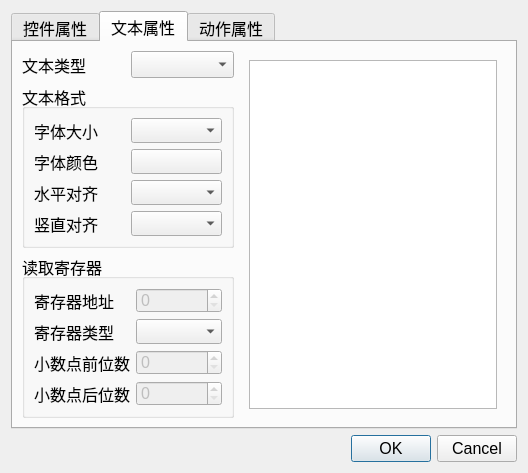
<?xml version="1.0" encoding="UTF-8"?>
<ui version="4.0">
 <class>PropertyDialog</class>
 <widget class="QDialog" name="PropertyDialog">
  <property name="windowModality">
   <enum>Qt::NonModal</enum>
  </property>
  <property name="geometry">
   <rect>
    <x>0</x>
    <y>0</y>
    <width>528</width>
    <height>464</height>
   </rect>
  </property>
  <property name="font">
   <font>
    <pointsize>14</pointsize>
   </font>
  </property>
  <property name="windowTitle">
   <string>属性编辑器</string>
  </property>
  <layout class="QVBoxLayout" name="verticalLayout">
   <item>
    <widget class="QTabWidget" name="tabwidget">
     <property name="font">
      <font>
       <pointsize>12</pointsize>
      </font>
     </property>
     <property name="currentIndex">
      <number>1</number>
     </property>
     <widget class="QWidget" name="tabBase">
      <attribute name="title">
       <string>控件属性</string>
      </attribute>
      <layout class="QGridLayout" name="gridLayout">
       <item row="1" column="0">
        <widget class="QStackedWidget" name="baseStack">
         <property name="font">
          <font>
           <pointsize>12</pointsize>
          </font>
         </property>
         <property name="currentIndex">
          <number>0</number>
         </property>
         <widget class="QWidget" name="pWidget">
          <layout class="QVBoxLayout" name="verticalLayout_4" stretch="1,3,6">
           <item>
            <layout class="QHBoxLayout" name="IdLayout">
             <item>
              <widget class="QLabel" name="label_2">
               <property name="font">
                <font>
                 <pointsize>12</pointsize>
                </font>
               </property>
               <property name="text">
                <string> 控件Id</string>
               </property>
              </widget>
             </item>
             <item>
              <widget class="QSpinBox" name="baseId">
               <property name="minimumSize">
                <size>
                 <width>0</width>
                 <height>30</height>
                </size>
               </property>
               <property name="baseSize">
                <size>
                 <width>0</width>
                 <height>0</height>
                </size>
               </property>
               <property name="font">
                <font>
                 <pointsize>12</pointsize>
                </font>
               </property>
               <property name="minimum">
                <number>1</number>
               </property>
               <property name="maximum">
                <number>1000</number>
               </property>
              </widget>
             </item>
            </layout>
           </item>
           <item>
            <widget class="QGroupBox" name="boxbase">
             <property name="font">
              <font>
               <pointsize>12</pointsize>
              </font>
             </property>
             <property name="title">
              <string>基础属性</string>
             </property>
             <layout class="QGridLayout" name="gridLayout_2">
              <item row="1" column="0">
               <widget class="QLabel" name="label_3">
                <property name="font">
                 <font>
                  <pointsize>12</pointsize>
                 </font>
                </property>
                <property name="text">
                 <string>背景颜色</string>
                </property>
               </widget>
              </item>
              <item row="1" column="1">
               <widget class="QPushButton" name="baseBkColor">
                <property name="minimumSize">
                 <size>
                  <width>0</width>
                  <height>30</height>
                 </size>
                </property>
                <property name="font">
                 <font>
                  <pointsize>12</pointsize>
                 </font>
                </property>
                <property name="text">
                 <string/>
                </property>
               </widget>
              </item>
             </layout>
            </widget>
           </item>
           <item>
            <widget class="QGroupBox" name="boxWrite">
             <property name="font">
              <font>
               <pointsize>12</pointsize>
              </font>
             </property>
             <property name="title">
              <string>写入寄存器</string>
             </property>
             <layout class="QGridLayout" name="gridLayout_6">
              <item row="6" column="1">
               <widget class="QSpinBox" name="writeValue">
                <property name="minimumSize">
                 <size>
                  <width>0</width>
                  <height>30</height>
                 </size>
                </property>
                <property name="font">
                 <font>
                  <pointsize>12</pointsize>
                 </font>
                </property>
                <property name="minimum">
                 <number>-100</number>
                </property>
               </widget>
              </item>
              <item row="6" column="0">
               <widget class="QComboBox" name="writeValueType">
                <property name="minimumSize">
                 <size>
                  <width>0</width>
                  <height>30</height>
                 </size>
                </property>
                <property name="font">
                 <font>
                  <pointsize>12</pointsize>
                 </font>
                </property>
               </widget>
              </item>
              <item row="2" column="0">
               <widget class="QLabel" name="label_7">
                <property name="font">
                 <font>
                  <pointsize>12</pointsize>
                 </font>
                </property>
                <property name="text">
                 <string>位地址     00-15</string>
                </property>
               </widget>
              </item>
              <item row="1" column="0">
               <widget class="QLabel" name="label_6">
                <property name="font">
                 <font>
                  <pointsize>12</pointsize>
                 </font>
                </property>
                <property name="text">
                 <string>寄存器地址 0000-FFFF</string>
                </property>
               </widget>
              </item>
              <item row="1" column="1">
               <widget class="QSpinBox" name="writeRegAddress">
                <property name="minimumSize">
                 <size>
                  <width>0</width>
                  <height>30</height>
                 </size>
                </property>
                <property name="font">
                 <font>
                  <pointsize>12</pointsize>
                 </font>
                </property>
                <property name="maximum">
                 <number>65535</number>
                </property>
               </widget>
              </item>
              <item row="2" column="1">
               <widget class="QSpinBox" name="writeBitAddress">
                <property name="minimumSize">
                 <size>
                  <width>0</width>
                  <height>30</height>
                 </size>
                </property>
                <property name="font">
                 <font>
                  <pointsize>12</pointsize>
                 </font>
                </property>
                <property name="maximum">
                 <number>15</number>
                </property>
               </widget>
              </item>
              <item row="0" column="0">
               <widget class="QLabel" name="label_8">
                <property name="font">
                 <font>
                  <pointsize>12</pointsize>
                 </font>
                </property>
                <property name="text">
                 <string>操作寄存器类型</string>
                </property>
               </widget>
              </item>
              <item row="0" column="1">
               <widget class="QComboBox" name="writeRegType">
                <property name="minimumSize">
                 <size>
                  <width>0</width>
                  <height>30</height>
                 </size>
                </property>
                <property name="font">
                 <font>
                  <pointsize>12</pointsize>
                 </font>
                </property>
               </widget>
              </item>
             </layout>
            </widget>
           </item>
          </layout>
         </widget>
         <widget class="QWidget" name="pImage">
          <layout class="QGridLayout" name="gridLayout_3">
           <item row="1" column="0">
            <widget class="QLabel" name="label_5">
             <property name="text">
              <string>压缩方式</string>
             </property>
            </widget>
           </item>
           <item row="1" column="1">
            <widget class="QComboBox" name="imageCompress"/>
           </item>
           <item row="0" column="0" colspan="2">
            <widget class="QPushButton" name="imagePath">
             <property name="text">
              <string> 选择图片</string>
             </property>
            </widget>
           </item>
          </layout>
         </widget>
         <widget class="QWidget" name="pGraph">
          <widget class="QLabel" name="label_4">
           <property name="geometry">
            <rect>
             <x>140</x>
             <y>160</y>
             <width>54</width>
             <height>12</height>
            </rect>
           </property>
           <property name="text">
            <string>TextLabel</string>
           </property>
          </widget>
         </widget>
        </widget>
       </item>
      </layout>
     </widget>
     <widget class="QWidget" name="tabText">
      <attribute name="title">
       <string>文本属性</string>
      </attribute>
      <layout class="QHBoxLayout" name="horizontalLayout_5">
       <item>
        <layout class="QVBoxLayout" name="verticalLayout_3" stretch="1,4,4">
         <item>
          <layout class="QHBoxLayout" name="horizontalLayout_3">
           <item>
            <widget class="QLabel" name="Label">
             <property name="text">
              <string>文本类型</string>
             </property>
            </widget>
           </item>
           <item>
            <widget class="QComboBox" name="textType">
             <property name="minimumSize">
              <size>
               <width>0</width>
               <height>25</height>
              </size>
             </property>
            </widget>
           </item>
          </layout>
         </item>
         <item>
          <widget class="QGroupBox" name="boxFormat">
           <property name="title">
            <string>文本格式</string>
           </property>
           <layout class="QGridLayout" name="gridLayout_4">
            <item row="0" column="0">
             <widget class="QLabel" name="label">
              <property name="text">
               <string>字体大小</string>
              </property>
             </widget>
            </item>
            <item row="0" column="1">
             <widget class="QComboBox" name="textFont">
              <property name="minimumSize">
               <size>
                <width>0</width>
                <height>25</height>
               </size>
              </property>
              <property name="currentIndex">
               <number>-1</number>
              </property>
             </widget>
            </item>
            <item row="1" column="0">
             <widget class="QLabel" name="Label_2">
              <property name="text">
               <string>字体颜色</string>
              </property>
             </widget>
            </item>
            <item row="1" column="1">
             <widget class="QPushButton" name="textColor">
              <property name="minimumSize">
               <size>
                <width>0</width>
                <height>25</height>
               </size>
              </property>
              <property name="text">
               <string/>
              </property>
             </widget>
            </item>
            <item row="2" column="0">
             <widget class="QLabel" name="Label_3">
              <property name="text">
               <string>水平对齐</string>
              </property>
             </widget>
            </item>
            <item row="2" column="1">
             <widget class="QComboBox" name="textAlignH">
              <property name="minimumSize">
               <size>
                <width>0</width>
                <height>25</height>
               </size>
              </property>
             </widget>
            </item>
            <item row="3" column="0">
             <widget class="QLabel" name="Label_4">
              <property name="text">
               <string>竖直对齐</string>
              </property>
             </widget>
            </item>
            <item row="3" column="1">
             <widget class="QComboBox" name="textAlignV">
              <property name="minimumSize">
               <size>
                <width>0</width>
                <height>25</height>
               </size>
              </property>
             </widget>
            </item>
           </layout>
           <zorder>textAlignV</zorder>
           <zorder>label</zorder>
           <zorder>textColor</zorder>
           <zorder>Label_3</zorder>
           <zorder>Label_4</zorder>
           <zorder>textFont</zorder>
           <zorder>textAlignH</zorder>
           <zorder>Label_2</zorder>
          </widget>
         </item>
         <item>
          <widget class="QGroupBox" name="boxRead">
           <property name="title">
            <string>读取寄存器</string>
           </property>
           <layout class="QGridLayout" name="gridLayout_5">
            <item row="1" column="1">
             <widget class="QComboBox" name="textRegType">
              <property name="minimumSize">
               <size>
                <width>0</width>
                <height>25</height>
               </size>
              </property>
             </widget>
            </item>
            <item row="1" column="0">
             <widget class="QLabel" name="Label_9">
              <property name="text">
               <string>寄存器类型</string>
              </property>
             </widget>
            </item>
            <item row="2" column="0">
             <widget class="QLabel" name="Label_7">
              <property name="text">
               <string>小数点前位数</string>
              </property>
             </widget>
            </item>
            <item row="0" column="0">
             <widget class="QLabel" name="Label_5">
              <property name="text">
               <string>寄存器地址</string>
              </property>
             </widget>
            </item>
            <item row="3" column="1">
             <widget class="QSpinBox" name="textDotAft">
              <property name="enabled">
               <bool>false</bool>
              </property>
              <property name="minimumSize">
               <size>
                <width>0</width>
                <height>25</height>
               </size>
              </property>
             </widget>
            </item>
            <item row="3" column="0">
             <widget class="QLabel" name="Label_8">
              <property name="text">
               <string>小数点后位数</string>
              </property>
             </widget>
            </item>
            <item row="2" column="1">
             <widget class="QSpinBox" name="textDotBef">
              <property name="enabled">
               <bool>false</bool>
              </property>
              <property name="minimumSize">
               <size>
                <width>0</width>
                <height>25</height>
               </size>
              </property>
             </widget>
            </item>
            <item row="0" column="1">
             <widget class="QSpinBox" name="textRegAddress">
              <property name="enabled">
               <bool>false</bool>
              </property>
              <property name="minimumSize">
               <size>
                <width>0</width>
                <height>25</height>
               </size>
              </property>
             </widget>
            </item>
           </layout>
          </widget>
         </item>
        </layout>
       </item>
       <item>
        <widget class="QStackedWidget" name="textStack">
         <property name="currentIndex">
          <number>0</number>
         </property>
         <widget class="QWidget" name="page">
          <layout class="QHBoxLayout" name="horizontalLayout_2">
           <item>
            <widget class="QTextEdit" name="textEdit"/>
           </item>
          </layout>
         </widget>
         <widget class="QWidget" name="page_2">
          <layout class="QVBoxLayout" name="verticalLayout_2">
           <item>
            <widget class="QTableWidget" name="textList">
             <property name="columnCount">
              <number>1</number>
             </property>
             <attribute name="horizontalHeaderVisible">
              <bool>false</bool>
             </attribute>
             <attribute name="horizontalHeaderHighlightSections">
              <bool>true</bool>
             </attribute>
             <attribute name="horizontalHeaderShowSortIndicator" stdset="0">
              <bool>false</bool>
             </attribute>
             <attribute name="horizontalHeaderStretchLastSection">
              <bool>true</bool>
             </attribute>
             <attribute name="verticalHeaderVisible">
              <bool>false</bool>
             </attribute>
             <attribute name="verticalHeaderStretchLastSection">
              <bool>false</bool>
             </attribute>
             <column/>
            </widget>
           </item>
           <item>
            <layout class="QHBoxLayout" name="horizontalLayout_4">
             <item>
              <widget class="QToolButton" name="textListAdd">
               <property name="styleSheet">
                <string notr="true">border: no</string>
               </property>
               <property name="text">
                <string/>
               </property>
               <property name="icon">
                <iconset resource="../application.qrc">
                 <normaloff>:/textListAdd</normaloff>:/textListAdd</iconset>
               </property>
              </widget>
             </item>
             <item>
              <widget class="QToolButton" name="textUp">
               <property name="styleSheet">
                <string notr="true">border:no</string>
               </property>
               <property name="text">
                <string/>
               </property>
               <property name="icon">
                <iconset resource="../application.qrc">
                 <normaloff>:/up</normaloff>:/up</iconset>
               </property>
              </widget>
             </item>
             <item>
              <widget class="QToolButton" name="textDown">
               <property name="styleSheet">
                <string notr="true">border:no</string>
               </property>
               <property name="text">
                <string/>
               </property>
               <property name="icon">
                <iconset resource="../application.qrc">
                 <normaloff>:/down</normaloff>:/down</iconset>
               </property>
              </widget>
             </item>
             <item>
              <widget class="QToolButton" name="textListRemove">
               <property name="styleSheet">
                <string notr="true">border: no</string>
               </property>
               <property name="text">
                <string/>
               </property>
               <property name="icon">
                <iconset resource="../application.qrc">
                 <normaloff>:/textListRemove</normaloff>:/textListRemove</iconset>
               </property>
              </widget>
             </item>
            </layout>
           </item>
          </layout>
         </widget>
        </widget>
       </item>
      </layout>
     </widget>
     <widget class="QWidget" name="tabAction">
      <attribute name="title">
       <string>动作属性</string>
      </attribute>
      <layout class="QHBoxLayout" name="horizontalLayout"/>
     </widget>
    </widget>
   </item>
   <item>
    <widget class="QDialogButtonBox" name="buttonBox">
     <property name="font">
      <font>
       <pointsize>12</pointsize>
      </font>
     </property>
     <property name="orientation">
      <enum>Qt::Horizontal</enum>
     </property>
     <property name="standardButtons">
      <set>QDialogButtonBox::Cancel|QDialogButtonBox::Ok</set>
     </property>
    </widget>
   </item>
  </layout>
 </widget>
 <resources>
  <include location="../application.qrc"/>
 </resources>
 <connections>
  <connection>
   <sender>buttonBox</sender>
   <signal>accepted()</signal>
   <receiver>PropertyDialog</receiver>
   <slot>accept()</slot>
   <hints>
    <hint type="sourcelabel">
     <x>248</x>
     <y>254</y>
    </hint>
    <hint type="destinationlabel">
     <x>157</x>
     <y>274</y>
    </hint>
   </hints>
  </connection>
  <connection>
   <sender>buttonBox</sender>
   <signal>rejected()</signal>
   <receiver>PropertyDialog</receiver>
   <slot>reject()</slot>
   <hints>
    <hint type="sourcelabel">
     <x>316</x>
     <y>260</y>
    </hint>
    <hint type="destinationlabel">
     <x>286</x>
     <y>274</y>
    </hint>
   </hints>
  </connection>
 </connections>
</ui>
